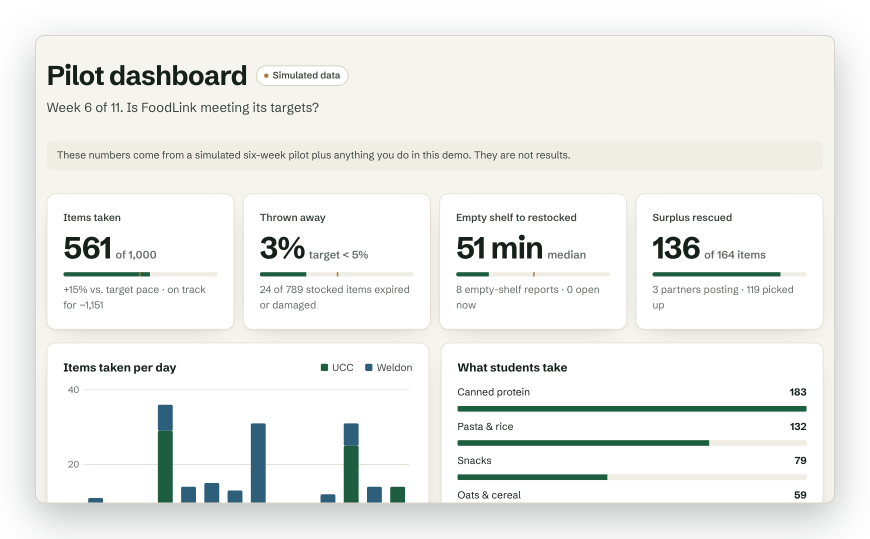
#> input picture deck/img/impact-framed.png, 1740 x 1077 px, given in place of phone-raw.png, which was not available (shown at 1/2 size)
$ python frame.py
#> lines starting #> are read from the running program, lines starting #| are printed output that depends on the picture; after the words box and inside, x2 and y2 are one past the last pixel; in counts of white or black regions, pixels touching at a corner belong together; pictures that were not available may be replaced by others from this repository, and a replacement may not be noted
"""Premium framing for the deck's product shots: slim graphite phone with a soft shadow, and rounded
screenshots with a hairline and a soft shadow. Shadows are baked in so they survive Google Slides."""
import os
from PIL import Image, ImageDraw, ImageFilter

D = os.path.join(os.path.dirname(os.path.abspath(__file__)), 'img')


def rounded(im, r):
    m = Image.new('L', im.size, 0)
    ImageDraw.Draw(m).rounded_rectangle([0, 0, im.width - 1, im.height - 1], radius=r, fill=255)
    return m


def with_shadow(card, pad, blur, offset, alpha):
    """Places an RGBA card on a transparent canvas with a soft drop shadow underneath."""
    W, H = card.width + pad * 2, card.height + pad * 2
    out = Image.new('RGBA', (W, H), (0, 0, 0, 0))
    sh = Image.new('L', (W, H), 0)
    a = card.split()[3]
    sh.paste(a.point(lambda v: int(v * alpha)), (pad, pad + offset))
    sh = sh.filter(ImageFilter.GaussianBlur(blur))
    shadow = Image.new('RGBA', (W, H), (21, 32, 26, 255))
    shadow.putalpha(sh)
    out.alpha_composite(shadow)
    out.alpha_composite(card, (pad, pad))
    return out


def phone(src, dst, shadow=True, crop_bottom=0.0):
    scr = Image.open(os.path.join(D, src)).convert('RGB')          # 780 x 1632
    bez, r_out, r_in = 26, 118, 94
    W, H = scr.width + bez * 2, scr.height + bez * 2
    body = Image.new('RGBA', (W, H), (0, 0, 0, 0))
    d = ImageDraw.Draw(body)
    d.rounded_rectangle([0, 0, W - 1, H - 1], radius=r_out, fill=(27, 31, 29, 255))
    d.rounded_rectangle([1, 1, W - 2, H - 2], radius=r_out - 1, outline=(70, 78, 73, 255), width=2)   # thin rim
    body.paste(scr, (bez, bez), rounded(scr, r_in))
    out = with_shadow(body, 90, 46, 34, 0.42) if shadow else body
    if crop_bottom:
        out = out.crop((0, 0, out.width, int(out.height * (1 - crop_bottom))))
    out.save(os.path.join(D, dst))
    return out.size


def screen(src, dst, r=22):
    im = Image.open(os.path.join(D, src)).convert('RGB')
    card = Image.new('RGBA', im.size, (0, 0, 0, 0))
    card.paste(im, (0, 0), rounded(im, r))
    ImageDraw.Draw(card).rounded_rectangle([0, 0, im.width - 1, im.height - 1], radius=r, outline=(217, 211, 199, 255), width=2)
    out = with_shadow(card, 70, 38, 26, 0.30)
    out.save(os.path.join(D, dst))
    return out.size


print('phone', phone('phone-raw.png', 'phone.png'))
#> in phone, `body = Image.new('RGBA', (W, H), (0, 0, 0, 0))`: body: PIL image 1792x1129 RGBA; every value is 0
#> in rounded, `m = Image.new('L', im.size, 0)`: m: PIL image 1740x1077 L; every value is 0
#> in rounded, `ImageDraw.Draw(m).rounded_rectangle([0, 0, im.width - 1, im.height - 1..`:
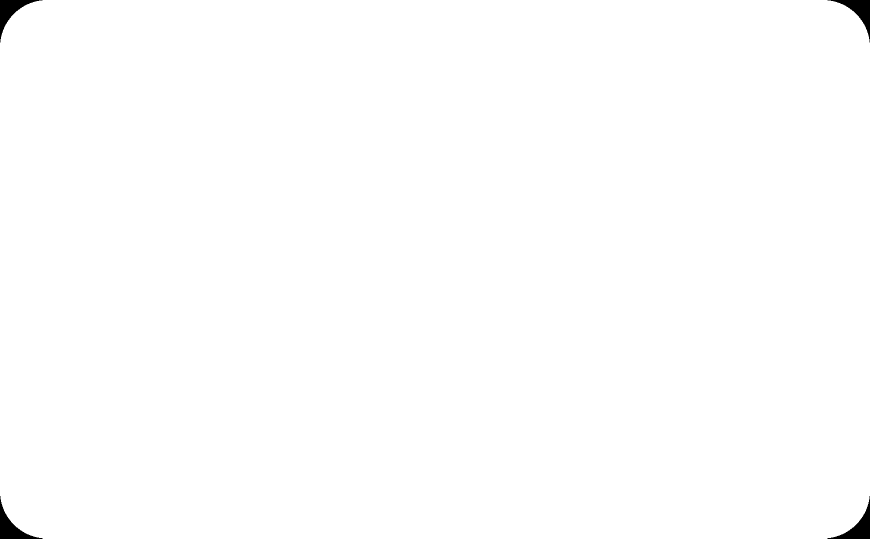
#> m: PIL image 1740x1077 L (shown at 1/2 size); 99.6% white; 4 black regions, box (x1, y1, x2, y2) and area: (0, 0, 85, 85) 1920, (1655, 0, 1740, 85) 1920, (0, 992, 85, 1077) 1920, (1655, 992, 1740, 1077) 1920
#> in phone, `body.paste(scr, (bez, bez), rounded(scr, r_in))`:
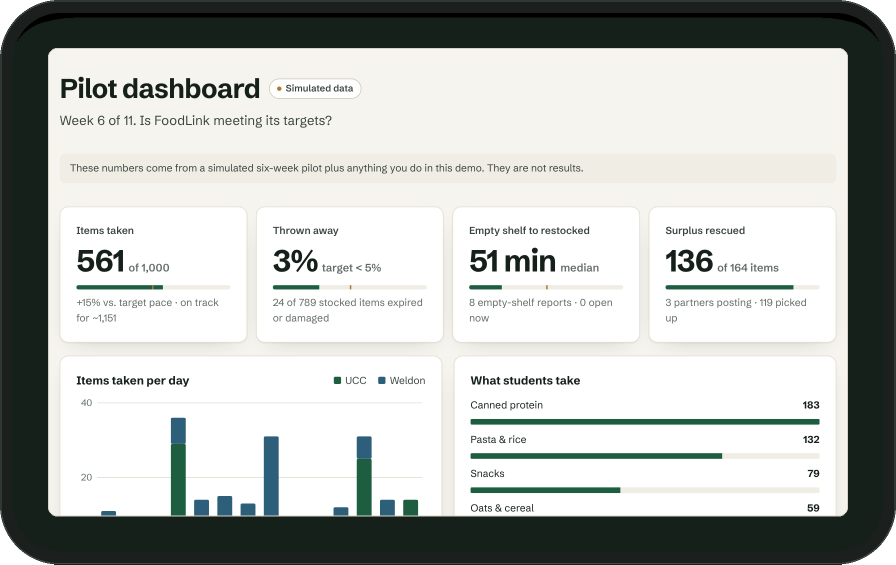
#> body: PIL image 1792x1129 RGBA (shown at 1/2 size); mean R, G, B, A 182.2, 185.2, 181.6, 253.5; transparent parts drawn white
#> in with_shadow, `out = Image.new('RGBA', (W, H), (0, 0, 0, 0))`: out: PIL image 1972x1309 RGBA; every value is 0
#> in with_shadow, `sh = Image.new('L', (W, H), 0)`: sh: PIL image 1972x1309 L; every value is 0
#> in with_shadow, `a = card.split()[3]`: a: PIL image 1792x1129 L; 99.4% white; 4 black regions, box (x1, y1, x2, y2) and area: (0, 0, 108, 108) 3025, (1684, 0, 1792, 108) 3025, (0, 1021, 108, 1129) 3025, (1684, 1021, 1792, 1129) 3025
#> in with_shadow, `sh.paste(a.point(lambda v: int(v * alpha)), (pad, pad + offset))`: sh: PIL image 1972x1309 L; values 0 (black) and 107 (white), 77.9% white; 1 black region, box (x1, y1, x2, y2) and area: (0, 0, 1972, 1309) 570280
print('cover', phone('phone-raw.png', 'cover-phone.png', shadow=False, crop_bottom=0.14))
print('present', screen('present.png', 'present-framed.png'))
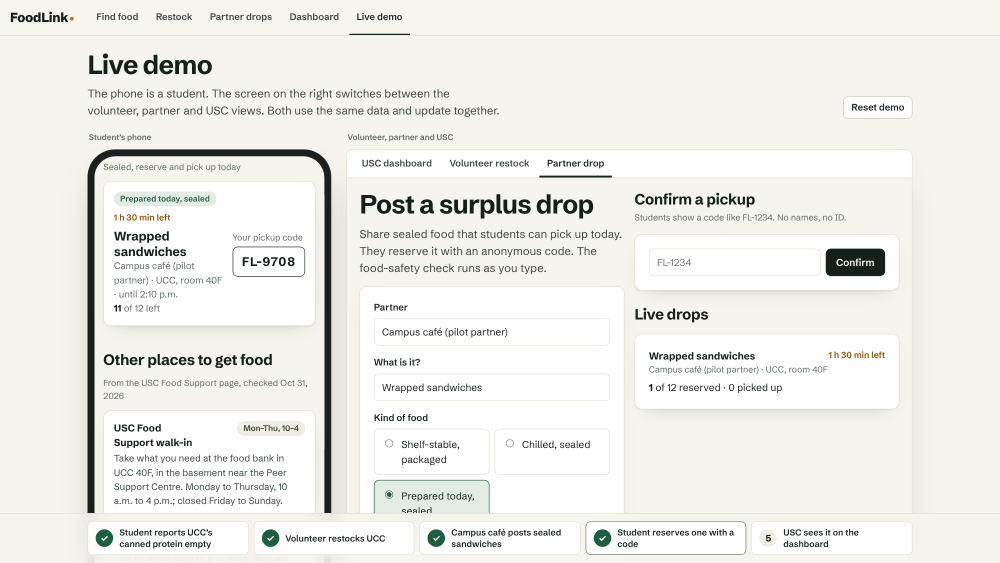
#> input picture deck/img/present.png, 2000 x 1125 px (shown at 1/2 size)
#> in screen, im is the input picture: PIL image 2000x1125 RGB; mean R, G, B 237.7, 237.1, 232.7
#> in screen, `card = Image.new('RGBA', im.size, (0, 0, 0, 0))`: card: PIL image 2000x1125 RGBA; every value is 0
#> in rounded (call 3), `m = Image.new('L', im.size, 0)`: m: PIL image 2000x1125 L; every value is 0
#> in rounded (call 3), `ImageDraw.Draw(m).rounded_rectangle([0, 0, im.width - 1, im.height - 1..`: m: PIL image 2000x1125 L; 100% white; 4 black regions, box (x1, y1, x2, y2) and area: (0, 0, 18, 18) 111, (1982, 0, 2000, 18) 111, (0, 1107, 18, 1125) 111, (1982, 1107, 2000, 1125) 111
#> in with_shadow (call 2), `out = Image.new('RGBA', (W, H), (0, 0, 0, 0))`: out: PIL image 2140x1265 RGBA; every value is 0
#> in with_shadow (call 2), `sh = Image.new('L', (W, H), 0)`: sh: PIL image 2140x1265 L; every value is 0
#> in with_shadow (call 2), `sh.paste(a.point(lambda v: int(v * alpha)), (pad, pad + offset))`: sh: PIL image 2140x1265 L; values 0 (black) and 76 (white), 83.1% white; 1 black region, box (x1, y1, x2, y2) and area: (0, 0, 2140, 1265) 457544
print('impact', screen('impact.png', 'impact-framed.png', r=18))
#> call 2 of screen, with src = 'impact.png', dst = 'impact-framed.png', r = 18
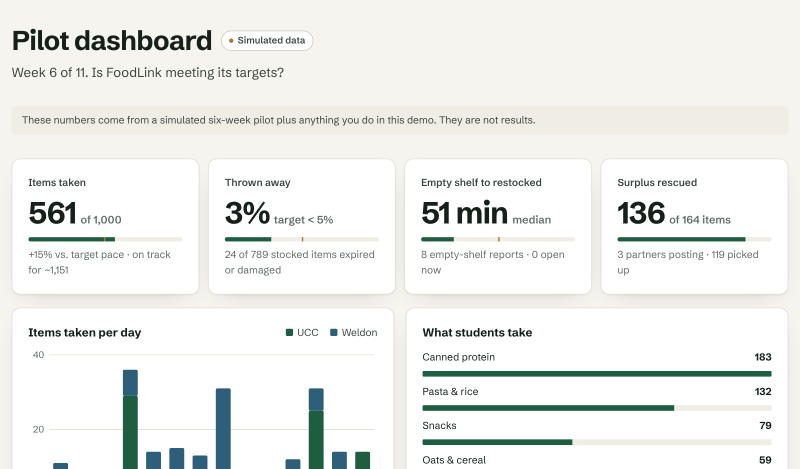
#> input picture deck/img/impact.png, 1600 x 937 px (shown at 1/2 size)
#> in screen, im is the input picture: PIL image 1600x937 RGB; mean R, G, B 238.2, 239.3, 236.1
#> in screen (call 2), `card = Image.new('RGBA', im.size, (0, 0, 0, 0))`: card: PIL image 1600x937 RGBA; every value is 0
#> in rounded (call 4), `m = Image.new('L', im.size, 0)`: m: PIL image 1600x937 L; every value is 0
#> in rounded (call 4), `ImageDraw.Draw(m).rounded_rectangle([0, 0, im.width - 1, im.height - 1..`: m: PIL image 1600x937 L; 100% white; 4 black regions, box (x1, y1, x2, y2) and area: (0, 0, 14, 14) 74, (1586, 0, 1600, 14) 74, (0, 923, 14, 937) 74, (1586, 923, 1600, 937) 74
#> call 3 of with_shadow, with pad = 70, blur = 38, offset = 26, alpha = 0.3
#> in with_shadow (call 3), `out = Image.new('RGBA', (W, H), (0, 0, 0, 0))`: out: PIL image 1740x1077 RGBA; every value is 0
#> in with_shadow (call 3), `sh.paste(a.point(lambda v: int(v * alpha)), (pad, pad + offset))`: sh: PIL image 1740x1077 L; values 0 (black) and 76 (white), 80% white; 1 black region, box (x1, y1, x2, y2) and area: (0, 0, 1740, 1077) 375076
#> in with_shadow (call 3), `sh = sh.filter(ImageFilter.GaussianBlur(blur))`:
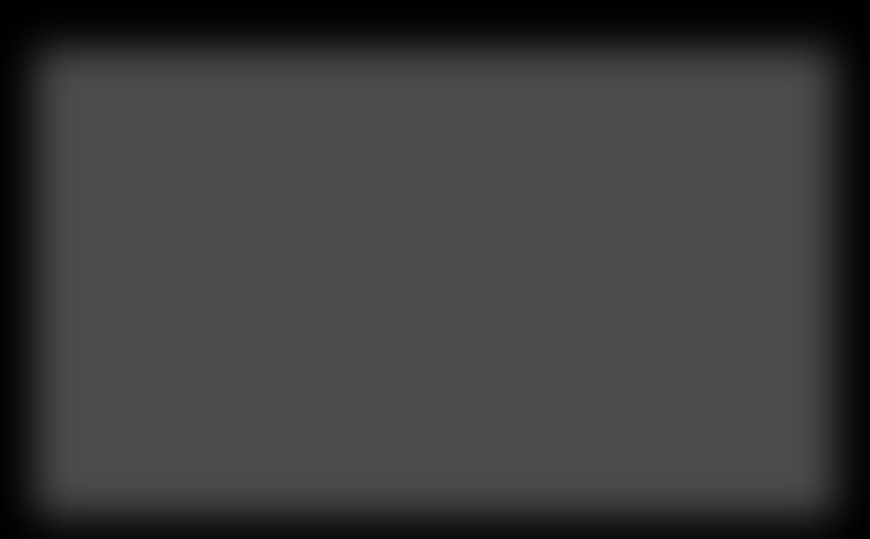
#> sh: PIL image 1740x1077 L (shown at 1/2 size); min 0, max 76, mean 60.7
#> in with_shadow (call 3), `shadow = Image.new('RGBA', (W, H), (21, 32, 26, 255))`:
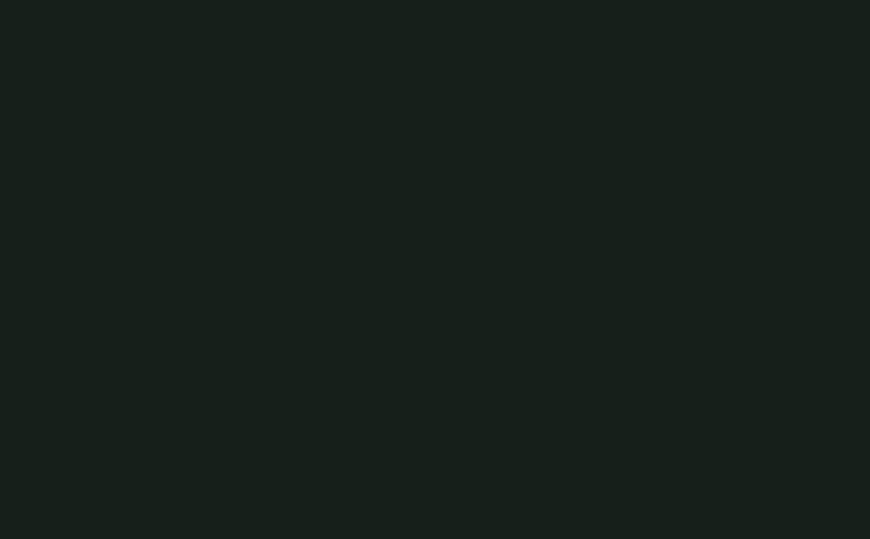
#> shadow: PIL image 1740x1077 RGBA (shown at 1/2 size); mean R, G, B, A 21, 32, 26, 255
#> in with_shadow (call 3), `shadow.putalpha(sh)`:
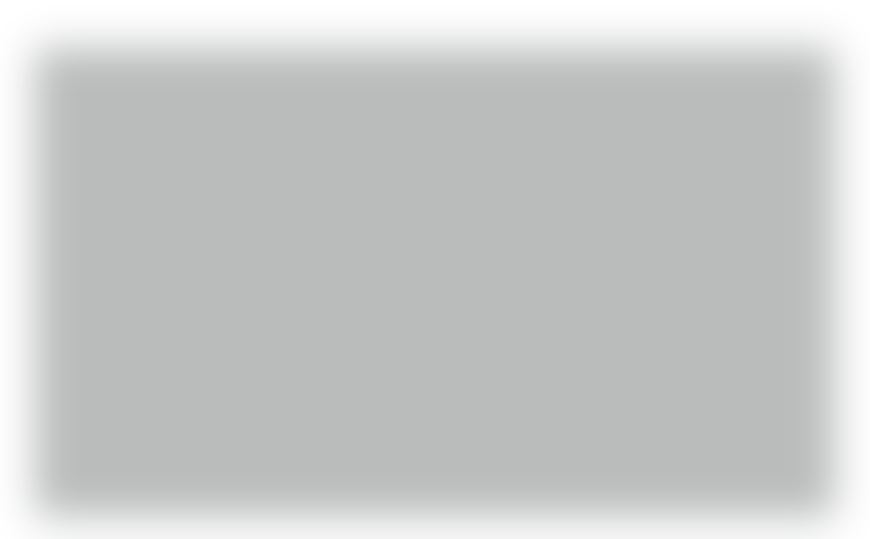
#> shadow: PIL image 1740x1077 RGBA (shown at 1/2 size); mean R, G, B, A 21, 32, 26, 60.7; transparent parts drawn white
#> in with_shadow, out is the input picture: PIL image 1740x1077 RGBA; mean R, G, B, A 194.4, 197.3, 193.6, 207.4
